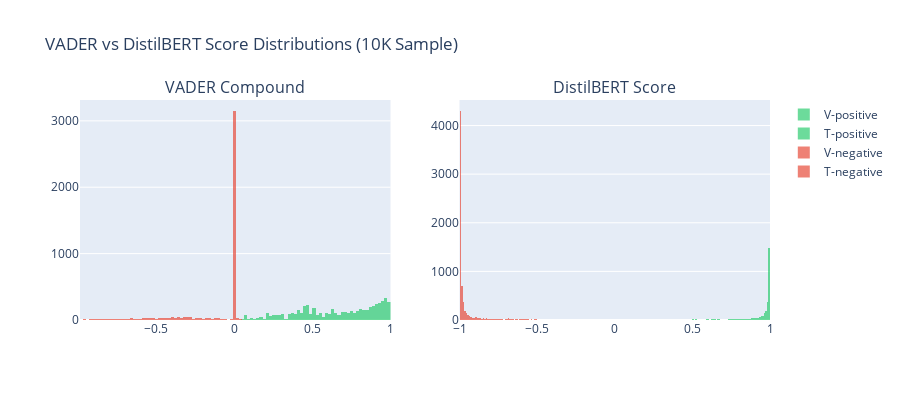

Here is the notebook cell this chart was saved with:
### Code cell
# Score distribution comparison
fig = make_subplots(rows=1, cols=2, subplot_titles=['VADER Compound', 'DistilBERT Score'])
for label, color in [('positive', '#2ecc71'), ('negative', '#e74c3c')]:
    mask_v = df_sample['vader_binary'] == label
    mask_t = df_sample['transformer_label'] == label
    fig.add_trace(go.Histogram(x=df_sample.loc[mask_v, 'vader_compound'], name=f'V-{label}',
                               marker_color=color, opacity=0.7), row=1, col=1)
    fig.add_trace(go.Histogram(x=df_sample.loc[mask_t, 'transformer_score'], name=f'T-{label}',
                               marker_color=color, opacity=0.7), row=1, col=2)
fig.update_layout(height=400, title='VADER vs DistilBERT Score Distributions (10K Sample)', barmode='overlay')
fig.show()

### Figure 1 — Plotly figure (JSON) as saved in the notebook; plotly's stock layout.template omitted (floating-point values rounded to 4 significant figures; data arrays with more than 128 entries replaced by an {"elided": "..."} marker saying what was removed)
{"data": [{"marker": {"color": "#2ecc71"}, "name": "V-positive", "opacity": 0.7, "type": "histogram", "x": {"elided": "5750 float values"}, "xaxis": "x", "yaxis": "y"}, {"marker": {"color": "#2ecc71"}, "name": "T-positive", "opacity": 0.7, "type": "histogram", "x": {"elided": "3156 float values"}, "xaxis": "x2", "yaxis": "y2"}, {"marker": {"color": "#e74c3c"}, "name": "V-negative", "opacity": 0.7, "type": "histogram", "x": {"elided": "4246 float values"}, "xaxis": "x", "yaxis": "y"}, {"marker": {"color": "#e74c3c"}, "name": "T-negative", "opacity": 0.7, "type": "histogram", "x": {"elided": "6840 float values"}, "xaxis": "x2", "yaxis": "y2"}], "layout": {"annotations": [{"font": {"size": 16}, "showarrow": false, "text": "VADER Compound", "x": 0.225, "xanchor": "center", "xref": "paper", "y": 1, "yanchor": "bottom", "yref": "paper"}, {"font": {"size": 16}, "showarrow": false, "text": "DistilBERT Score", "x": 0.775, "xanchor": "center", "xref": "paper", "y": 1, "yanchor": "bottom", "yref": "paper"}], "barmode": "overlay", "height": 400, "title": {"text": "VADER vs DistilBERT Score Distributions (10K Sample)"}, "xaxis": {"anchor": "y", "domain": [0, 0.45]}, "xaxis2": {"anchor": "y2", "domain": [0.55, 1]}, "yaxis": {"anchor": "x", "domain": [0, 1]}, "yaxis2": {"anchor": "x2", "domain": [0, 1]}}}
